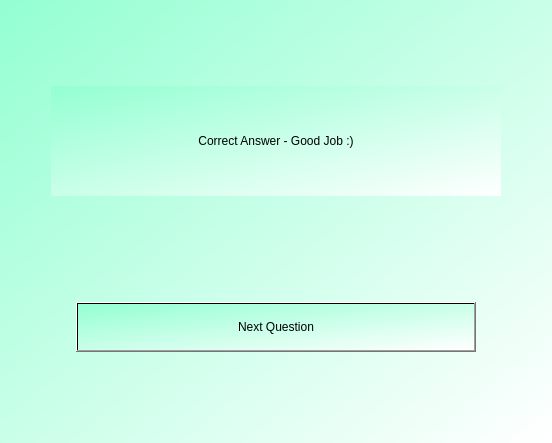
<?xml version="1.0" encoding="UTF-8"?>
<ui version="4.0">
 <class>Form</class>
 <widget class="QWidget" name="Form">
  <property name="geometry">
   <rect>
    <x>0</x>
    <y>0</y>
    <width>552</width>
    <height>443</height>
   </rect>
  </property>
  <property name="windowTitle">
   <string>Form</string>
  </property>
  <property name="styleSheet">
   <string notr="true">QWidget{
background-color:qlineargradient(spread:pad, x1:0, y1:0, x2:1, y2:1, stop:0 rgb(147, 255, 210), stop:1 rgba(255, 255, 255, 255))
}</string>
  </property>
  <layout class="QGridLayout" name="gridLayout">
   <item row="3" column="0">
    <layout class="QHBoxLayout" name="horizontalLayout_2">
     <item>
      <spacer name="horizontalSpacer_3">
       <property name="orientation">
        <enum>Qt::Horizontal</enum>
       </property>
       <property name="sizeType">
        <enum>QSizePolicy::Minimum</enum>
       </property>
       <property name="sizeHint" stdset="0">
        <size>
         <width>40</width>
         <height>20</height>
        </size>
       </property>
      </spacer>
     </item>
     <item>
      <widget class="QPushButton" name="submit">
       <property name="minimumSize">
        <size>
         <width>300</width>
         <height>30</height>
        </size>
       </property>
       <property name="maximumSize">
        <size>
         <width>400</width>
         <height>50</height>
        </size>
       </property>
       <property name="styleSheet">
        <string notr="true">QWidget{
font: 25 12pt &quot;Calibri&quot;;
background-color: &quot;linen&quot;
}</string>
       </property>
       <property name="text">
        <string>Next Question</string>
       </property>
      </widget>
     </item>
     <item>
      <spacer name="horizontalSpacer_4">
       <property name="orientation">
        <enum>Qt::Horizontal</enum>
       </property>
       <property name="sizeType">
        <enum>QSizePolicy::Minimum</enum>
       </property>
       <property name="sizeHint" stdset="0">
        <size>
         <width>40</width>
         <height>20</height>
        </size>
       </property>
      </spacer>
     </item>
    </layout>
   </item>
   <item row="1" column="0">
    <layout class="QHBoxLayout" name="horizontalLayout">
     <item>
      <spacer name="horizontalSpacer">
       <property name="orientation">
        <enum>Qt::Horizontal</enum>
       </property>
       <property name="sizeType">
        <enum>QSizePolicy::Minimum</enum>
       </property>
       <property name="sizeHint" stdset="0">
        <size>
         <width>40</width>
         <height>20</height>
        </size>
       </property>
      </spacer>
     </item>
     <item>
      <widget class="QLabel" name="QuestionLabel">
       <property name="minimumSize">
        <size>
         <width>450</width>
         <height>100</height>
        </size>
       </property>
       <property name="maximumSize">
        <size>
         <width>900</width>
         <height>400</height>
        </size>
       </property>
       <property name="styleSheet">
        <string notr="true">QWidget{
font: 25 12pt &quot;Calibri&quot;;
background-color: &quot;linen&quot;
}</string>
       </property>
       <property name="text">
        <string>Correct Answer - Good Job :)</string>
       </property>
       <property name="alignment">
        <set>Qt::AlignCenter</set>
       </property>
      </widget>
     </item>
     <item>
      <spacer name="horizontalSpacer_2">
       <property name="orientation">
        <enum>Qt::Horizontal</enum>
       </property>
       <property name="sizeType">
        <enum>QSizePolicy::Minimum</enum>
       </property>
       <property name="sizeHint" stdset="0">
        <size>
         <width>40</width>
         <height>20</height>
        </size>
       </property>
      </spacer>
     </item>
    </layout>
   </item>
   <item row="0" column="0">
    <spacer name="verticalSpacer">
     <property name="orientation">
      <enum>Qt::Vertical</enum>
     </property>
     <property name="sizeType">
      <enum>QSizePolicy::Minimum</enum>
     </property>
     <property name="sizeHint" stdset="0">
      <size>
       <width>20</width>
       <height>75</height>
      </size>
     </property>
    </spacer>
   </item>
   <item row="2" column="0">
    <spacer name="verticalSpacer_3">
     <property name="orientation">
      <enum>Qt::Vertical</enum>
     </property>
     <property name="sizeType">
      <enum>QSizePolicy::Minimum</enum>
     </property>
     <property name="sizeHint" stdset="0">
      <size>
       <width>20</width>
       <height>100</height>
      </size>
     </property>
    </spacer>
   </item>
   <item row="5" column="0">
    <spacer name="verticalSpacer_2">
     <property name="orientation">
      <enum>Qt::Vertical</enum>
     </property>
     <property name="sizeType">
      <enum>QSizePolicy::Minimum</enum>
     </property>
     <property name="sizeHint" stdset="0">
      <size>
       <width>20</width>
       <height>40</height>
      </size>
     </property>
    </spacer>
   </item>
   <item row="4" column="0">
    <spacer name="verticalSpacer_4">
     <property name="orientation">
      <enum>Qt::Vertical</enum>
     </property>
     <property name="sizeType">
      <enum>QSizePolicy::Minimum</enum>
     </property>
     <property name="sizeHint" stdset="0">
      <size>
       <width>20</width>
       <height>40</height>
      </size>
     </property>
    </spacer>
   </item>
  </layout>
 </widget>
 <resources/>
 <connections/>
</ui>
